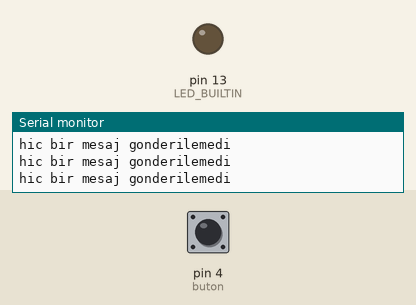
A sketch run on a simulated Arduino Uno, built with avr-gcc and run on an emulated ATmega328P. Parts: output pins drawn as LEDs (lit = HIGH), the last lines printed to the serial monitor. The test bench sets the inputs (shaded band); at power-on: pin 4 (buton) LOW. No radio packets arrive unless stated.

Above: at 1.2 s.
1.3 s: pin 4 (buton) pulled HIGH for 1 s
At 1.86 s:
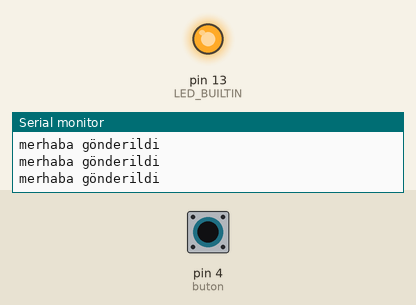
4.3 s: pin 4 (buton) pulled HIGH for 3.2 s
At 8.5 s:
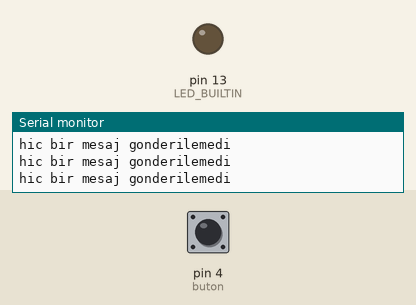
Timing chart, 0 to 10.0 s (numbered marks = the images above; inputs shaded):
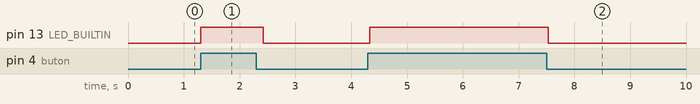

The sketch:

veriici.ino
```cpp
#include <VirtualWire.h>


#define buton 4

void setup() {
  Serial.begin(9600);
  pinMode(buton, INPUT);
  pinMode(LED_BUILTIN, OUTPUT);
  vw_set_tx_pin(12);
  vw_set_ptt_inverted(true); //
  vw_setup(750);// speed of data transfer Kbps
  //digitalWrite(buton, LOW);
  digitalWrite(LED_BUILTIN,LOW);
}

void loop() {
  char * mesaj[] = {"merhaba","dünya"};
  int btndrm = digitalRead(buton);
  //  char gon_karakter;
  char *msj=mesaj[0];
//  delay(100);

  if (btndrm == HIGH ) {
//    Serial.println("butona basildi");
    digitalWrite(LED_BUILTIN,HIGH);
    msj="merhaba";
    vw_send((uint8_t*)msj, strlen(msj));
    vw_wait_tx();
    Serial.println("merhaba gönderildi");
//    Serial.println(butondegeri[1]);
    delay(100);
  } else {
//    gon_karakter=mesaj[6];
//    vw_send((uint8_t*)gon_karakter,  strlen(gon_karakter));
//    vw_wait_tx();
    Serial.println("hic bir mesaj gonderilemedi");
//    Serial.println(butondegeri[0]);
    delay(100);
  }
    digitalWrite(LED_BUILTIN,LOW);

}
```

Measured:
- after the input at 1.3 s, pin 13 (LED_BUILTIN): LOW → HIGH at once, → LOW 1.1 s later
- after the input at 4.3 s, pin 13 (LED_BUILTIN): LOW → HIGH at once, → LOW 3.2 s later
